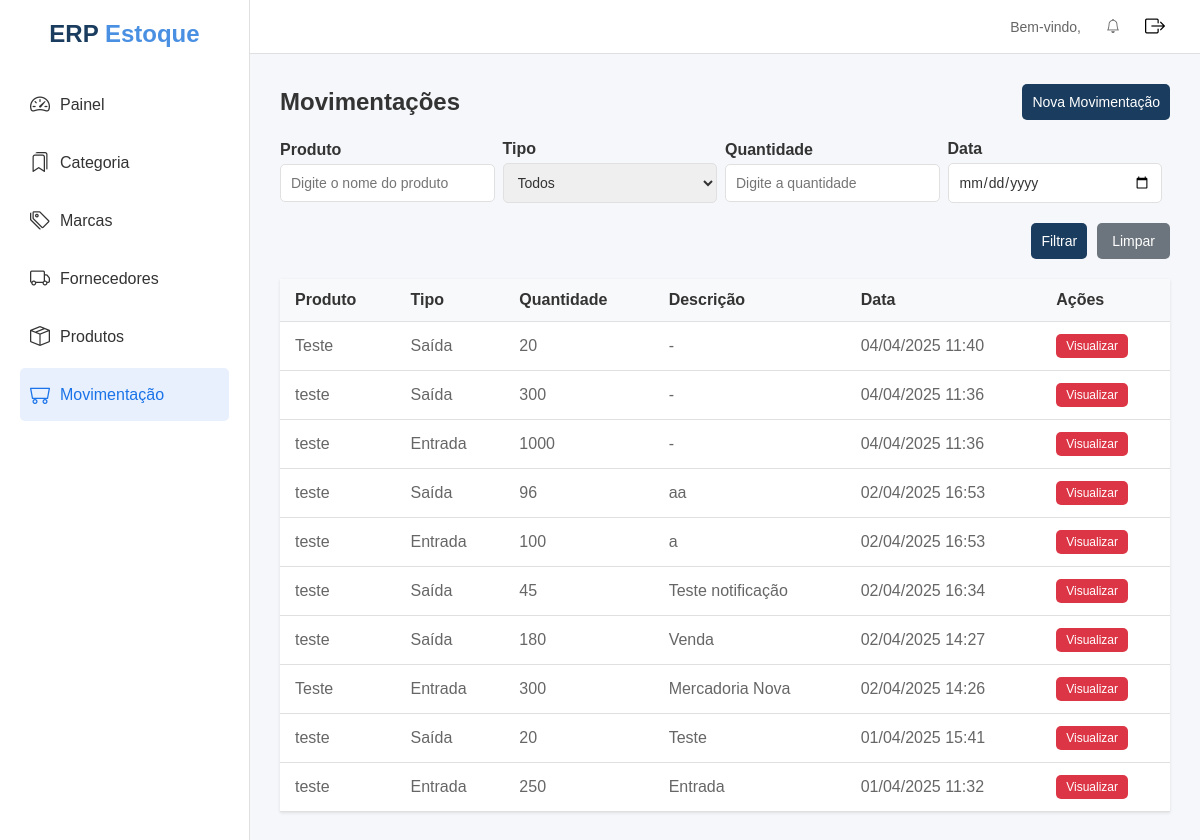
The app's page /Movimentacao/ with its own data.
### apps/movimentacao/models.py (models this page shows, shortened)
class Movimentacao(models.Model):
    produto = models.ForeignKey(Produto, on_delete=models.PROTECT, related_name='movimentacao',
                                limit_choices_to={'status': True},)
    tipo = models.CharField(max_length=10)
    quantidade = models.IntegerField()
    descricao = models.TextField(null=True, blank=True)
    created_at = models.DateTimeField(auto_now_add=True)
    updated_at = models.DateTimeField(auto_now=True)
    class Meta:
        ordering = ['-created_at']

### apps/produtos/models.py (models this page shows, shortened)
class Produto(models.Model):
    nome = models.CharField(max_length=500)
    codigo_barras = models.CharField(max_length=128, unique=True, null=True, blank=True)
    categoria = models.ForeignKey(Categoria, on_delete=models.PROTECT, related_name='produtos',
                                  limit_choices_to={'status': True},)
    marca = models.ForeignKey(Marca, on_delete=models.PROTECT, related_name='produtos',
                              limit_choices_to={'status': True},)
    fornecedor = models.ForeignKey(Fornecedor, on_delete=models.PROTECT, related_name='produtos',
                                   limit_choices_to={'status': True},)
    descricao = models.TextField(null=True, blank=True)
    num_serie = models.CharField(max_length=200, null=True, blank=True)
    preco_custo = models.DecimalField(max_digits=20, decimal_places=2)
    preco_venda = models.DecimalField(max_digits=20, decimal_places=2)
    quantidade = models.PositiveIntegerField(default=0)
    estoque_minimo = models.PositiveIntegerField(default=10)
    imagem = models.ImageField(null=True, blank=True, upload_to='produtos/')
    barcode_image = models.ImageField(upload_to='barcodes/', blank=True, null=True)
    qr_code = models.ImageField(upload_to='qrcodes/', blank=True, null=True)
    status = models.BooleanField(default=True)
    created_at = models.DateTimeField(auto_now_add=True)
    updated_at = models.DateTimeField(auto_now=True)
    class Meta:
        ordering = ['nome']

### apps/movimentacao/views.py (the view)
# urls.py: path('Movimentacao/', MovimentacaoListView.as_view(), name='movimentacao_list'),
class MovimentacaoListView(ListView):
    model =  Movimentacao
    template_name = 'movimentacao/movimentacao_list.html'
    context_object_name = 'movimentacao'
    def get_queryset(self):
        queryset = super().get_queryset()
        produto = self.request.GET.get('produto')
        tipo = self.request.GET.get('tipo')
        quantidade = self.request.GET.get('quantidade')
        data = self.request.GET.get('data')
        if produto:
            queryset = queryset.filter(produto__nome__icontains=produto)
        if tipo:
            queryset = queryset.filter(tipo=tipo)
        if quantidade:
            try:
                quantidade = int(quantidade)
                queryset = queryset.filter(quantidade=quantidade)
            except ValueError:
                pass
        if data:
            try:
                data_obj = datetime.strptime(data, '%Y-%m-%d')
                queryset = queryset.filter(created_at__date=data_obj)
            except ValueError:
                pass  # Ignora se o formato da data estiver errado
        return queryset
    def get_context_data(self, **kwargs):
        context = super().get_context_data(**kwargs)
        context['tipos'] = MovimentacaoForm().fields['tipo'].choices
        context['produtos'] = Produto.objects.all()
        return context

### apps/notificacao/context_processors.py (called while the page is built)
def notificacoes(request):
    return {
        'notificacoes': Notificacao.objects.filter(lida=False)
    }

### apps/templates/movimentacao/movimentacao_list.html (shortened to what this page needs)
{% extends 'layouts/base.html' %}
{% block conteudo %}
<div class="content">
    <div class="page-header">
        <h1>Movimentações</h1>
        <a href="{% url 'movimentacao:movimentacao_create' %}" class="btn btn-primary">Nova Movimentação</a>
    </div>
    <form method="get" class="filter-form">
        <div class="form-group">
            <label for="produto">Produto</label>
            <input type="text" name="produto" id="produto" value="{{ request.GET.produto }}" class="form-control" placeholder="Digite o nome do produto">
        </div>
        <div class="form-group">
            <label for="tipo">Tipo</label>
            <select name="tipo" id="tipo" class="form-control">
                <option value="">Todos</option>
            </select>
        </div>
        <div class="form-group">
            <label for="quantidade">Quantidade</label>
            <input type="number" name="quantidade" id="quantidade" value="{{ request.GET.quantidade }}" class="form-control" placeholder="Digite a quantidade">
        </div>
        <div class="form-group">
            <label for="data">Data</label>
            <input type="date" name="data" id="data" value="{{ request.GET.data }}" class="form-control">
        </div>
        <div class="filter-buttons">
            <button type="submit" class="btn btn-primary">Filtrar</button>
            <a href="{% url 'movimentacao:movimentacao_list' %}" class="btn btn-secondary">Limpar</a>
        </div>
    </form>
    <table class="table">
        <thead>
            <tr>
                <th>Produto</th>
                <th>Tipo</th>
                <th>Quantidade</th>
                <th>Descrição</th>
                <th>Data</th>
                <th>Ações</th>
            </tr>
        </thead>
        <tbody>
            {% for movimentacoes in movimentacao %}
                <tr>
                    <td>{{ movimentacoes.produto.nome }}</td>
                    <td>{{ movimentacoes.tipo }}</td>
                    <td>{{ movimentacoes.quantidade }}</td>
                    <td>{{ movimentacoes.descricao|default:"-" }}</td>
                    <td>{{ movimentacoes.created_at|date:"d/m/Y H:i" }}</td>
                    <td>
                        <button class="btn btn-sm btn-delete">Visualizar</button>
                    </td>
                </tr>
            {% empty %}
                <tr>
                    <td colspan="6" class="text-center">Nenhuma movimentação cadastrada.</td>
                </tr>
            {% endfor %}
        </tbody>
    </table>
</div>
{% endblock %}

### apps/static/assets/css/style.css (style rules this page uses)
* { margin: 0; padding: 0; box-sizing: border-box; font-family: Arial, sans-serif; }
body { background-color: #f5f7fa; }
.content { padding: 30px; }
.content h1 { font-size: 24px; color: #333; }
.page-header { display: flex; justify-content: space-between; align-items: center; margin-bottom: 20px; }
.table { width: 100%; border-collapse: collapse; background-color: #fff; box-shadow: 0 1px 3px rgba(0, 0, 0, 0.1); }
.table th, .table td { padding: 12px 15px; text-align: left; border-bottom: 1px solid #e0e0e0; }
.table th { background-color: #f8f9fa; font-weight: 600; color: #333; }
.table td { color: #666; }
.form-group { margin-bottom: 20px; }
.form-group label { display: block; margin-bottom: 5px; font-weight: 600; color: #333; }
.form-control { width: 100%; padding: 10px; border: 1px solid #e0e0e0; border-radius: 5px; font-size: 14px; color: #333; }
.btn { padding: 10px 15px; border: none; border-radius: 5px; font-size: 14px; cursor: pointer; text-decoration: none; display: inline-block; }
.btn-primary { background-color: #1a73e8; color: #fff; }
.btn-secondary { background-color: #6c757d; color: #fff; }
.btn-delete { background-color: #dc3545; color: #fff; }
.btn-sm { padding: 5px 10px; font-size: 12px; }
.filter-form { display: flex; flex-wrap: wrap; justify-content: space-between; align-items: center; margin-bottom: 20px; }
.filter-form .form-group { flex: 1; min-width: 200px; margin-right: 8px; }
.filter-buttons { display: flex; gap: 10px; margin-left: auto; }
.btn-primary { background-color: #1a3c5e; border: none; border-radius: 5px; padding: 10px; font-weight: 500; }

### records on screen
Movimentacao: produto.nome "Teste", tipo "Saída", quantidade "20", descricao "-", created_at "04/04/2025 11:40"
Movimentacao: produto.nome "teste", tipo "Saída", quantidade "300", descricao "-", created_at "04/04/2025 11:36"
Movimentacao: produto.nome "teste", tipo "Entrada", quantidade "1000", descricao "-", created_at "04/04/2025 11:36"
Movimentacao: produto.nome "teste", tipo "Saída", quantidade "96", descricao "aa", created_at "02/04/2025 16:53"
Movimentacao: produto.nome "teste", tipo "Entrada", quantidade "100", descricao "a", created_at "02/04/2025 16:53"
Movimentacao: produto.nome "teste", tipo "Saída", quantidade "45", descricao "Teste notificação", created_at "02/04/2025 16:34"
Movimentacao: produto.nome "teste", tipo "Saída", quantidade "180", descricao "Venda", created_at "02/04/2025 14:27"
Movimentacao: produto.nome "Teste", tipo "Entrada", quantidade "300", descricao "Mercadoria Nova", created_at "02/04/2025 14:26"
Movimentacao: produto.nome "teste", tipo "Saída", quantidade "20", descricao "Teste", created_at "01/04/2025 15:41"
Movimentacao: produto.nome "teste", tipo "Entrada", quantidade "250", descricao "Entrada", created_at "01/04/2025 11:32"
